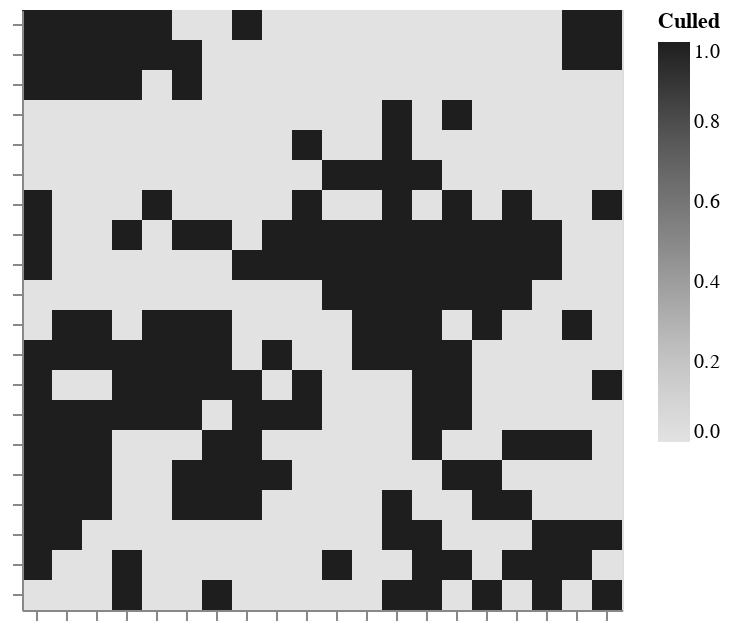

The notebook cell this image was saved under:
### Code cell
zmap = _zMeanErrorMap(index_map2, pz2.train_z, 0.65, plot=False)
cull_map = np.isnan(zmap)
print("Cull Rate: " + str(100*np.sum(cull_map)/(pz.size**2)) + "%")

_cullMap(cull_map)

### Figure 1 — Vega-Lite specification as saved in the notebook (floating-point values rounded to 4 significant figures; data arrays with more than 128 entries replaced by an {"elided": "..."} marker saying what was removed)
{"config": {"view": {"continuousWidth": 400, "continuousHeight": 300}}, "data": {"name": "data-bb0bb4ca48760bcc063dbd772b0a08df"}, "mark": "rect", "encoding": {"color": {"type": "quantitative", "field": "Culled", "scale": {"scheme": "greys", "type": "linear"}}, "x": {"type": "ordinal", "axis": {"labels": false, "title": null}, "field": "x"}, "y": {"type": "ordinal", "axis": {"labels": false, "title": null}, "field": "y"}}, "height": 300, "title": "", "width": 300, "$schema": "https://vega.github.io/schema/vega-lite/v4.8.1.json", "datasets": {"data-bb0bb4ca48760bcc063dbd772b0a08df": {"elided": "400 records"}}}
